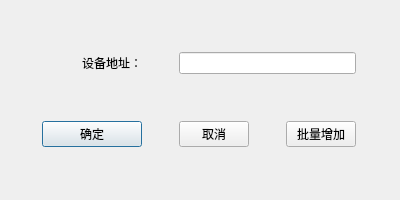
<?xml version="1.0" encoding="UTF-8"?>
<ui version="4.0">
 <class>addequipment</class>
 <widget class="QDialog" name="addequipment">
  <property name="geometry">
   <rect>
    <x>0</x>
    <y>0</y>
    <width>400</width>
    <height>200</height>
   </rect>
  </property>
  <property name="maximumSize">
   <size>
    <width>400</width>
    <height>200</height>
   </size>
  </property>
  <property name="windowTitle">
   <string>Dialog</string>
  </property>
  <layout class="QGridLayout" name="gridLayout">
   <item row="0" column="0">
    <widget class="QLabel" name="label">
     <property name="maximumSize">
      <size>
       <width>100</width>
       <height>16777215</height>
      </size>
     </property>
     <property name="text">
      <string>设备地址：</string>
     </property>
     <property name="alignment">
      <set>Qt::AlignRight|Qt::AlignTrailing|Qt::AlignVCenter</set>
     </property>
    </widget>
   </item>
   <item row="0" column="1" colspan="2">
    <widget class="QLineEdit" name="lineEdit"/>
   </item>
   <item row="1" column="0">
    <widget class="QPushButton" name="YesButton">
     <property name="text">
      <string>确定</string>
     </property>
    </widget>
   </item>
   <item row="1" column="1">
    <widget class="QPushButton" name="CancelButton">
     <property name="maximumSize">
      <size>
       <width>70</width>
       <height>16777215</height>
      </size>
     </property>
     <property name="text">
      <string>取消</string>
     </property>
    </widget>
   </item>
   <item row="1" column="2">
    <widget class="QPushButton" name="AddButton">
     <property name="maximumSize">
      <size>
       <width>70</width>
       <height>16777215</height>
      </size>
     </property>
     <property name="text">
      <string>批量增加</string>
     </property>
    </widget>
   </item>
  </layout>
 </widget>
 <resources/>
 <connections/>
</ui>
